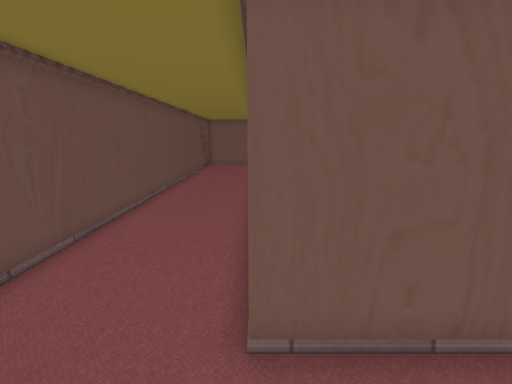
view 1 (above)

12 first-person views from a walk through a 3-D level made in the Unity game engine. The camera is 1.5 m above the floor, tilts 12° down and sees 90° across. The floor is counted in squares, 0.5 m on a side. Each view is taken from the middle of a square. On the plan, view 1 faces up. The plan holds only what a view shows up to about 19 squares ahead; the rest is blank. The place goes on beyond the plan. The player is left out. Door leaves are left out, so doorways stand open. Some surface patterns are stand-ins.

view 2
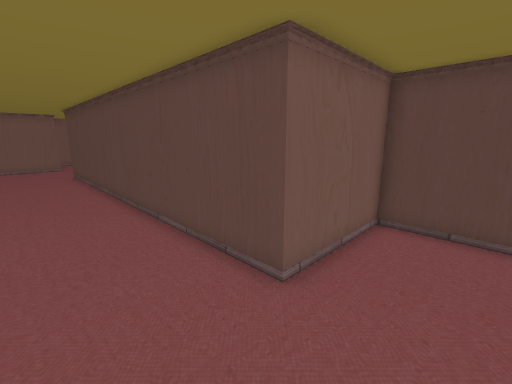

view 3
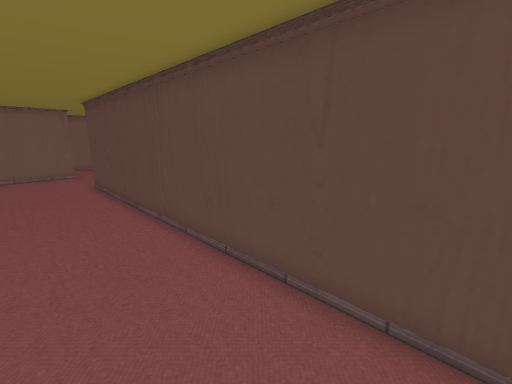

view 4
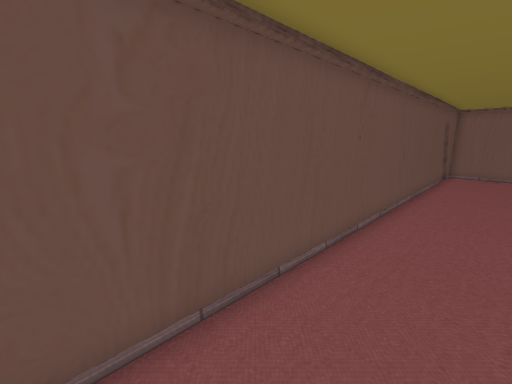

view 5
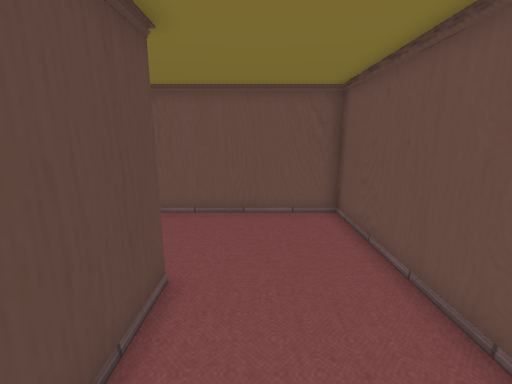

view 6
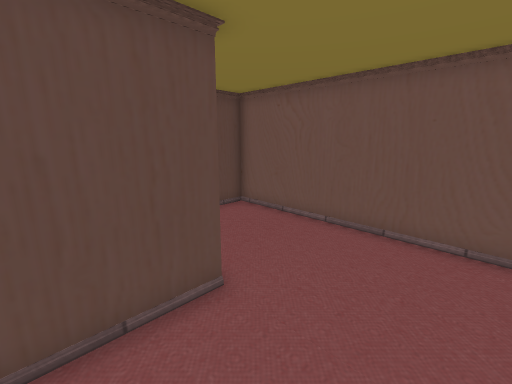

view 7
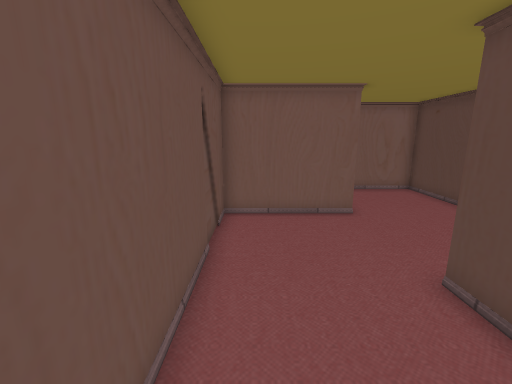

view 8
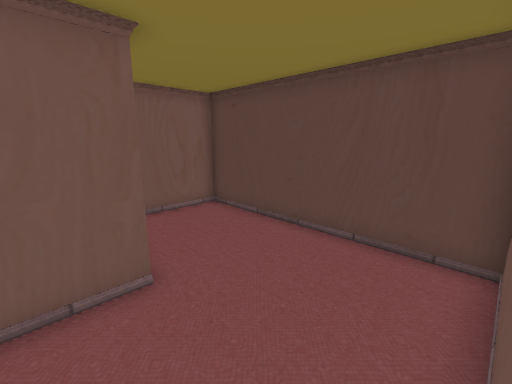

view 9
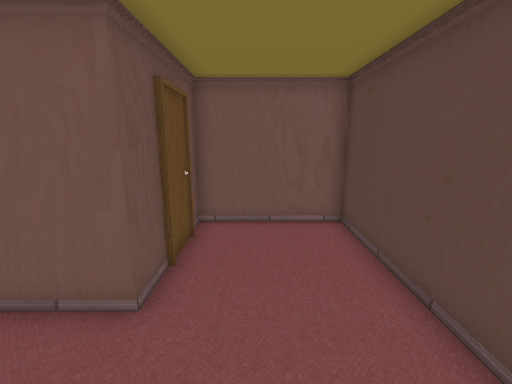

view 10
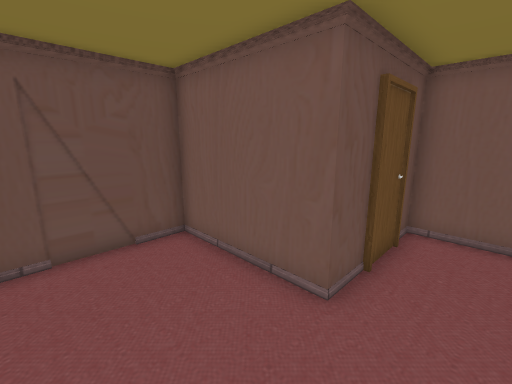

view 11
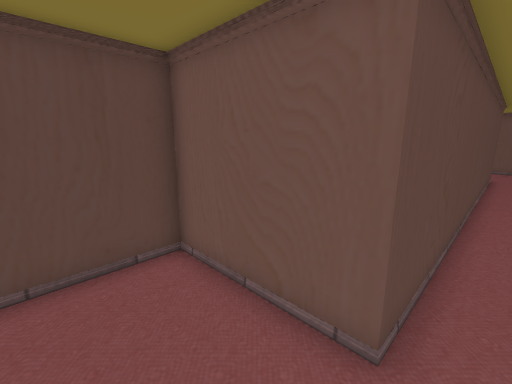

view 12
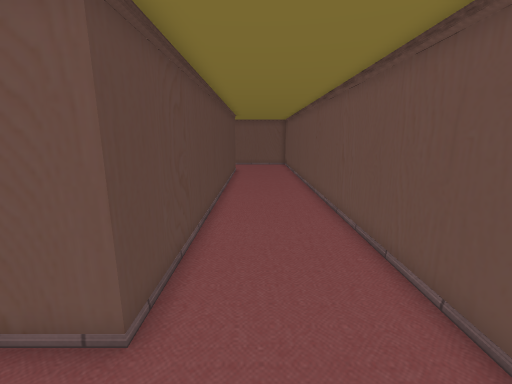

### Floor plan
Points are (right, up) in squares from view 1. A wall is a line through its corners. A room is listed if a view was taken in it or the views show most of it. See-through windows are left out.
Room 1 (views 1, 2, 3, 4, 5, 6, 7, 8, 11, 12)
walls: (-0.1, 29) (-5.3, 29) (-5.3, -2.1) (5.1, -2.1) (5.1, 3.1) (-0.1, 3.1) (-0.1, 23.8)
ways out: opening at (0, 26.5) to room 2
Room 2 (views 9, 10)
walls: (-0.1, 23.8) (5.1, 23.8) (5.1, 34) (-0.1, 34) (-0.1, 29)
ways out: opening at (0, 26.5) to room 1

Where each view was taken, in squares from view 1:
view 1: 0 up, 0 right, facing up
view 2: 0 up, 4 left, facing up-right
view 3: 6 up, 4 left, facing up-right
view 4: 5 up, 2 left, facing up-left
view 5: 8 up, 2 left, facing down
view 6: 6 up, 4 left, facing down-right
view 7: 19 up, 4 left, facing up
view 8: 24 up, 2 left, facing up-right
view 9: 25 up, 2 right, facing up
view 10: 25 up, 2 right, facing up-left
view 11: 27 up, 1 left, facing down-right
view 12: 27 up, 2 left, facing down
